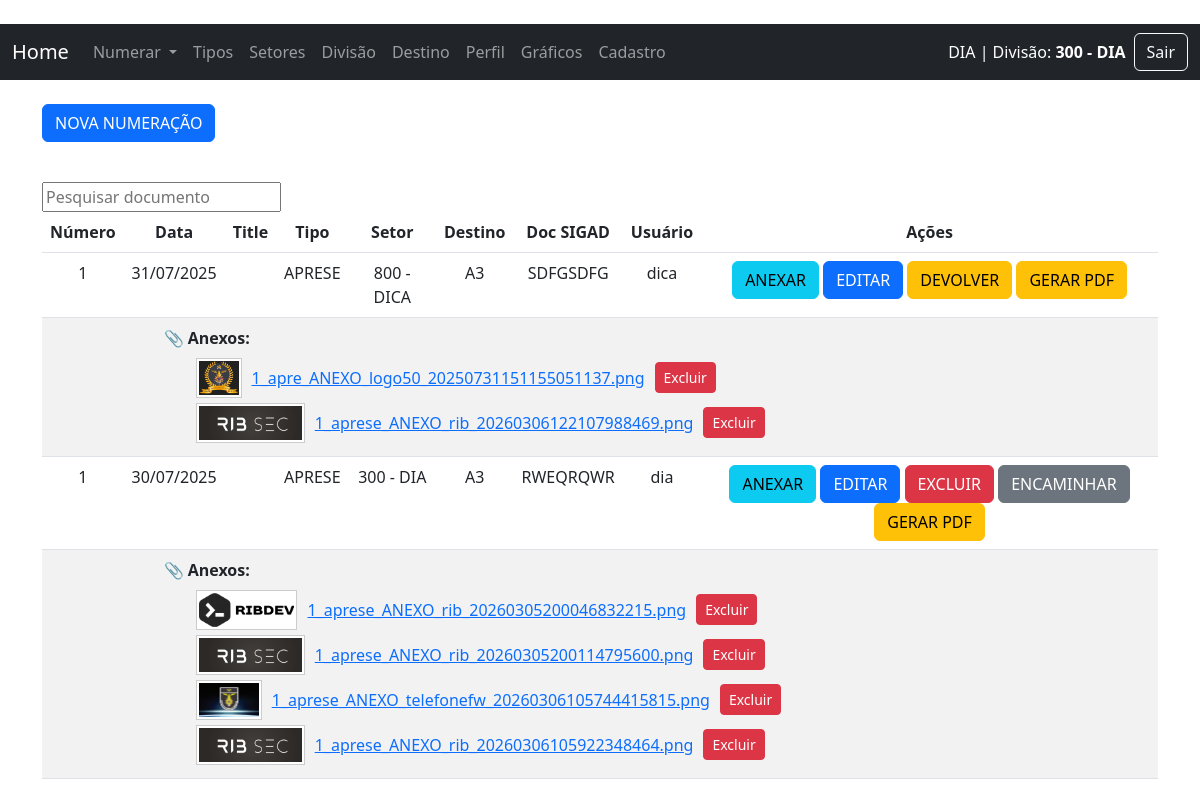
Page /lista_numeracao/1/ (signed in) on the earlier database version.
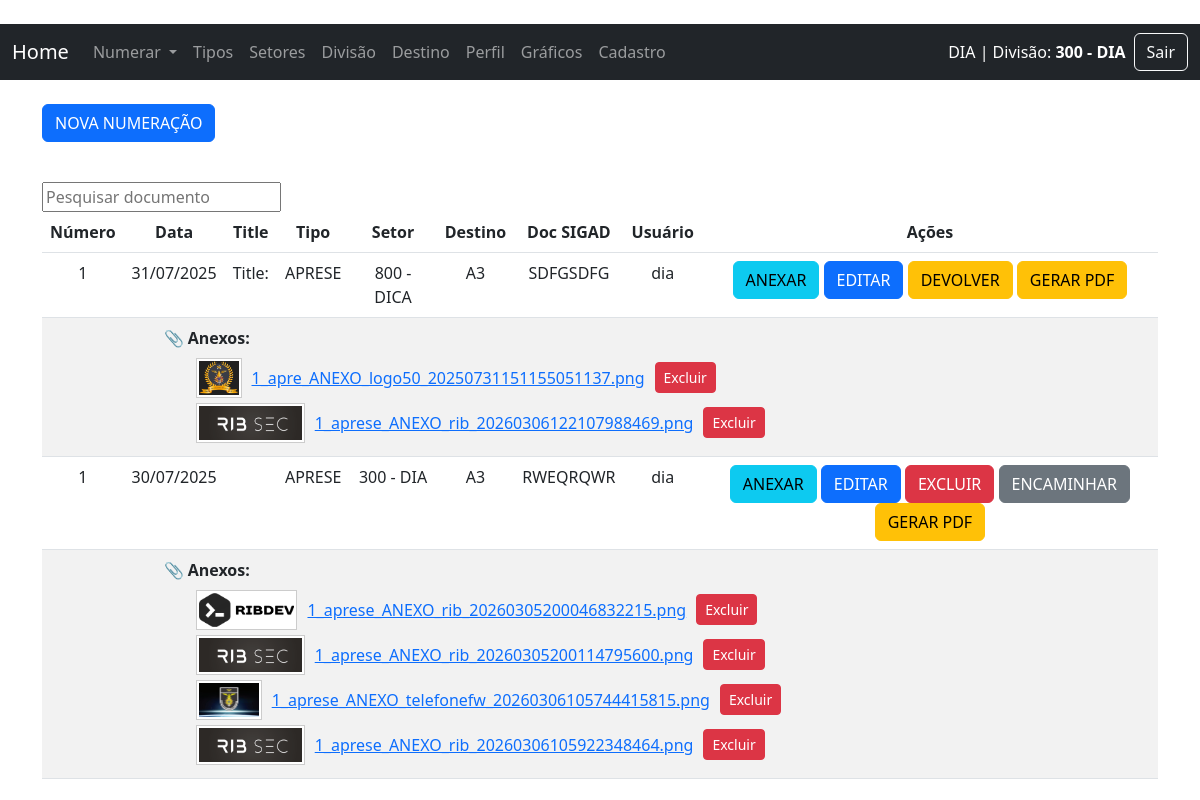
Same page on the later database version.
### sn/models.py (models this page shows, shortened)
class Setor(models.Model):
    fk_divisao = models.ForeignKey(Divisao, on_delete=models.PROTECT, related_name='setores', verbose_name="Divisão", null=True, blank=True)
    fk_user = models.ForeignKey(User, on_delete=models.PROTECT, verbose_name="Usuário/Setor", null=True, blank=True)
    setor = models.CharField(max_length=30, verbose_name="Setor")
    create_at = models.DateTimeField(auto_now_add=True)
    def __str__(self):
        return str(self.setor)
    class Meta:
        verbose_name = 'Setor'
        verbose_name_plural = 'Setores'
        ordering = ['setor']

class Numeracao(models.Model):
    fk_tipo = models.ForeignKey(Tipo, on_delete=models.CASCADE, verbose_name="Tipo do Documento")
    fk_user = models.ForeignKey(User, on_delete=models.PROTECT, verbose_name="Usuário", null=True, blank=True)
    fk_divisao = models.ForeignKey(Divisao, on_delete=models.PROTECT, verbose_name="Divisão", null=True, blank=True)
    fk_setor = models.ForeignKey(Setor, on_delete=models.PROTECT, verbose_name="Setor", null=True, blank=True)
    fk_destino = models.ForeignKey(Destino, on_delete=models.PROTECT, verbose_name="Destino")
    doc_despacho = RichTextField(verbose_name="Despacho", null=True, blank=True)
    doc_sigad_origem = models.CharField(max_length=200, verbose_name="SIGAD Origem", null=True, blank=True)
    doc_numero = models.IntegerField(verbose_name="Número do documento", null=True, blank=True)
    title = models.CharField(max_length=200)
    texto = RichTextField(verbose_name="Texto", null=True, blank=True)
    create_at = models.DateTimeField(auto_now_add=True)
    class Meta:
        verbose_name = 'Número'
        verbose_name_plural = 'Números'
        ordering = ['-create_at']

class Tipo(models.Model):
    tipo_doc = models.CharField(max_length=30, verbose_name="Tipo do documento")
    create_at = models.DateTimeField(auto_now_add=True)
    def __str__(self):
        return self.tipo_doc
    class Meta:
        verbose_name = 'Tipo'
        verbose_name_plural = 'Tipos'
        ordering = ['tipo_doc']

class Destino(models.Model):
    destino = models.CharField(max_length=30, verbose_name="Destino")
    fk_om = models.ForeignKey(Om, on_delete=models.PROTECT, verbose_name="OM", null=True, blank=True)
    create_at = models.DateTimeField(auto_now_add=True)
    def __str__(self):
        return self.destino
    class Meta:
        verbose_name = 'Destino'
        verbose_name_plural = 'Destinos'
        ordering = ['destino']

class Anexo(models.Model):
    doc_numero = models.ForeignKey(Numeracao, on_delete=models.CASCADE, related_name='anexos')
    imagem = models.ImageField(upload_to=rename_anexo)
    nome_original = models.CharField(max_length=255, blank=True)
    enviado_em = models.DateTimeField(auto_now_add=True)

### sn/views/views_numeracao.py (the view)
# urls.py: path('lista_numeracao/<int:id>/', lista_numeracao, name='lista_numeracao'),
@login_required
def lista_numeracao(request, id):
    tipo_id = id
    user = request.user
    divisao_user = Divisao.objects.filter(divisao=user.last_name).first()
    setor_user = Setor.objects.filter(fk_user=user).first()
    documentos = Numeracao.objects.filter(fk_tipo_id=tipo_id).order_by('-id')
    docs_visiveis = []
    for doc in documentos:
        encaminhado = getattr(doc, 'encaminhamento', None)
        if not encaminhado:
            if doc.fk_divisao == divisao_user:
                docs_visiveis.append(doc)
        else:
            if doc.fk_divisao == divisao_user:
                docs_visiveis.append(doc)  # a divisão de origem sempre vê (sem ações)
            elif encaminhado.destino_setor == setor_user:
                docs_visiveis.append(doc)  # setor de destino vê (com ações)
    anexos_map = {}
    for anexo in Anexo.objects.select_related('doc_numero__fk_tipo', 'doc_numero__fk_divisao'):
        chave = (
            anexo.doc_numero.doc_numero,
            anexo.doc_numero.fk_tipo_id,
            anexo.doc_numero.fk_divisao_id
        )
        anexos_map.setdefault(chave, []).append(anexo)
    context = {
        "user": user,
        "tipo_id": tipo_id,
        "dataset": docs_visiveis,
        "anexos_map": anexos_map,
    }
    context.update(gera_menu())
    return render(request, "sn/numeracao/lista_numeracao.html", context)

### sn/context_processors.py (called while the page is built)
def divisao_do_usuario(request):
    if request.user.is_authenticated:
        try:
            divisao = Divisao.objects.get(divisao=request.user.last_name)
            setor = Setor.objects.filter(fk_divisao=divisao).first()
            return {
                'divisao_nome': divisao.divisao,
                'setor_nome': setor.setor if setor else '---'
            }
        except Divisao.DoesNotExist:
            return {'divisao_nome': '---', 'setor_nome': '---'}
    return {}

### sn/templatetags/extras.py (called while the page is built)
@register.simple_tag
def anexos_para(anexos_map, doc_numero, tipo_id, divisao_id):
    chave = (doc_numero, tipo_id, divisao_id)
    return anexos_map.get(chave, [])

@register.filter
def basename(value):
    return os.path.basename(value)

### sn/views/views_home.py (called while the page is built)
def gera_menu():
    data_tipo = Tipo.objects.all()
    context = ({"data_tipo": data_tipo})  # Mescla o contexto existente com o novo contexto
    return context

### templates/sn/numeracao/lista_numeracao.html (shortened to what this page needs)
{% extends 'base.html' %}
{% load permission_tags %}
{% load extras %}
{% block content %}
        <div class="container">
        <br />
        <p> <a href="/nova_numeracao/{{ tipo_id }}" class="btn btn-primary">NOVA NUMERAÇÃO</a></p>
            <br />
            <input id="gfg" type="text" placeholder="Pesquisar documento">
                <table class="table" id="geeks">
                    <thead class="thead-dark">
                        <tr>
                            <th style="text-align: center">Número</th>
                            <th style="text-align: center">Data</th>
                            <th style="text-align: center">Title</th>
                            <th style="text-align: center">Tipo</th>
                            <th style="text-align: center">Setor</th>
                            <th style="text-align: center">Destino</th>
                            <th style="text-align: center">Doc SIGAD</th>
                            {% if user.is_staff %}
                            <th style="text-align: center">Usuário</th>
                            {% endif %}
                            <th style="text-align: center">Ações</th>
                        </tr>
                    </thead>
                    <tbody>
                        {% for data in dataset %}
                        <tr>
                            <td style="text-align: center">{{ data.doc_numero }}</td>
                            <td style="text-align: center">{{ data.create_at|date:"d/m/Y" }}</td>
                            <td style="text-align: center">{{ data.title }}</td>
                            <td style="text-align: center">{{ data.fk_tipo }}</td>
                            <td style="text-align: center">{{ data.fk_setor }}</td>
                            <td style="text-align: center">{{ data.fk_destino }}</td>
                            <td style="text-align: center">{{ data.doc_sigad_origem }}</td>
                            {% if user.is_staff %}
                            <td style="text-align: center">{{ data.fk_user }}</td>
                            {% endif %}
                            <td style="text-align: center">
    {% if not data.encaminhamento %}
        {% if data.fk_divisao.divisao == user.last_name %}
            <a href="{% url 'adicionar_anexo' data.id %}" class="btn btn-info">ANEXAR</a>
            <a href="/editar_numeracao/{{ data.id }}/" class="btn btn-primary">EDITAR</a>
            <a href="/delete_numeracao/{{ data.id }}/" class="btn btn-danger">EXCLUIR</a>
            <a href="{% url 'encaminhar_documento' data.id %}" class="btn btn-secondary">ENCAMINHAR</a>
            <a href="{% url 'generate_pdf' data.id %}" class="btn btn-warning" target="_blank">GERAR PDF</a>
        {% endif %}
    {% else %}
        {% if data.encaminhamento.destino_setor.fk_user == user %}
    <a href="{% url 'adicionar_anexo' data.id %}" class="btn btn-info">ANEXAR</a>
    <a href="/editar_numeracao/{{ data.id }}/" class="btn btn-primary">EDITAR</a>
    <a href="{% url 'devolver_documento' data.id %}" class="btn btn-warning">DEVOLVER</a>
    <a href="/generate_pdf/{{ data.id }}/" class="btn btn-warning" target="_blank">GERAR PDF</a>
{% else %}
    <span class="text-muted">Encaminhado</span>
{% endif %}
    {% endif %}
</td>
                        </tr>
{% anexos_para anexos_map data.doc_numero data.fk_tipo.id data.fk_divisao.id as anexos %}
{% if anexos %}
<tr style="background-color: #f2f2f2;">
    <td></td>
    <td colspan="8" style="padding-left: 40px;">
        <strong>📎 Anexos:</strong>
        <ul style="margin-top: 8px; margin-bottom: 5px;">
            {% for anexo in anexos %}
            <li style="display: flex; align-items: center; gap: 10px; margin-bottom: 5px;">
                <img src="{{ anexo.imagem.url }}" alt="thumbnail"
                     style="max-height: 40px; border: 1px solid #ccc; padding: 2px; background: white;">
                <a href="{{ anexo.imagem.url }}" target="_blank" style="white-space: nowrap;">
                    {{ anexo.imagem.name|basename }}
                </a>
                {% if data.fk_user == user and not data.encaminhamento %}
                    <a href="{% url 'excluir_anexo' anexo.id %}" class="btn btn-sm btn-danger"
                       onclick="return confirm('Tem certeza que deseja excluir este anexo?');">
                       Excluir
                    </a>
                {% elif data.encaminhamento and data.encaminhamento.destino_setor.fk_user == user %}
                    <a href="{% url 'excluir_anexo' anexo.id %}" class="btn btn-sm btn-danger"
                       onclick="return confirm('Tem certeza que deseja excluir este anexo?');">
                       Excluir
                    </a>
                {% endif %}
            </li>
            {% endfor %}
        </ul>
    </td>
</tr>
{% endif %}
{% endfor %}
                    </tbody>
                </table>
            </div>
{% endblock %}

### templates/base.html (shortened to what this page needs)
{% load permission_tags %}
{% load static %}
{% load extras %}
<!DOCTYPE html>
<html lang="pt-br">
<head>
    <link rel="stylesheet" href="{% static '/css/bootstrap.min.css' %}">
    <link rel="stylesheet" href="{% static '/css/font-awesome.min.css' %}">
</head>
<body style="background-color:white;">
<br />
{% block menu %}
<nav class="navbar navbar-expand-lg navbar-dark bg-dark">
  <div class="container-fluid">
    <a class="navbar-brand" href="{% url 'home' %}">Home</a>
    <div class="collapse navbar-collapse" id="navbarSupportedContent">
      <ul class="navbar-nav me-auto mb-2 mb-lg-0">
        {% if user.is_authenticated %}
        <li class="nav-item dropdown">
          <a class="nav-link dropdown-toggle" href="#" id="navbarDropdown" role="button" data-bs-toggle="dropdown" aria-expanded="false">
            Numerar
          </a>
        </li>
        <li class="nav-item">
          <a class="nav-link" href="{% url 'lista_tipo' %}">Tipos</a>
        </li>
        <li class="nav-item">
          <a class="nav-link" href="{% url 'lista_setor' %}">Setores</a>
        </li>
        <li class="nav-item">
          <a class="nav-link" href="{% url 'lista_divisao' %}">Divisão</a>
        </li>
        <li class="nav-item">
          <a class="nav-link" href="{% url 'lista_destino' %}">Destino</a>
        </li>
        <li class="nav-item">
          <a class="nav-link" href="{% url 'perfil_usuario' %}">Perfil</a>
        </li>
        {% if request.user|has_role:"sin" %}
        <li class="nav-item">
          <a class="nav-link" href="#">Gráficos</a>
        </li>
        <li class="nav-item">
          <a class="nav-link" href="{% url 'cadastro' %}">Cadastro</a>
        </li>
        {% endif %}
        {% endif %}
      </ul>
      <form class="d-flex align-items-center gap-2">
  {% if user.is_authenticated %}
    <span class="text-white">
      {{ user.first_name }} {{ user.last_name }} | Divisão: <strong>{{ setor_nome }}</strong>
    </span>
    <a href="{% url 'logout' %}" class="btn btn-outline-light">Sair</a>
  {% else %}
    <a href="{% url 'login' %}" class="btn btn-outline-light">Login</a>
  {% endif %}
</form>
    </div>
  </div>
</nav>
  {% endblock %}
	{% block content %}{% endblock %}
</body>
</html>

Differences in the rows shown:
changed Numeracao "SDFGSDFG": title (not shown) → "Title:"; fk_user "dica" → "dia"
